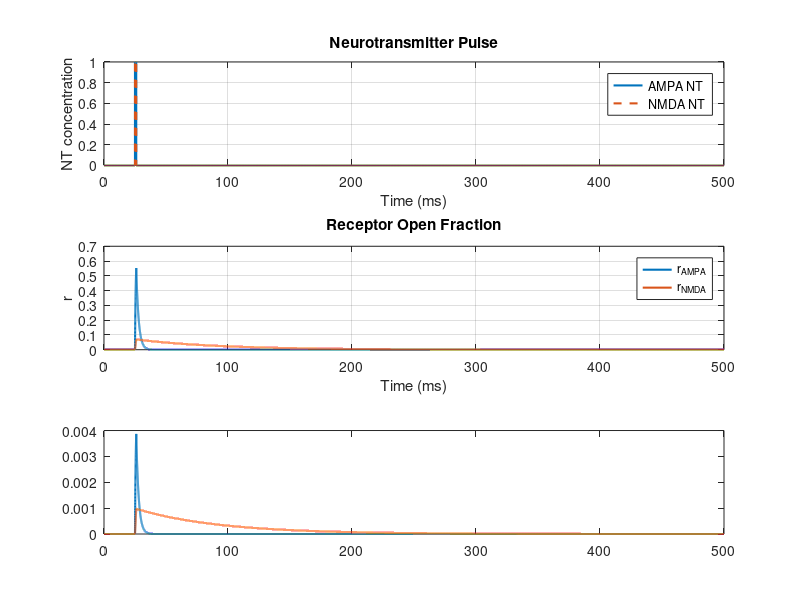

Here is the MATLAB script that generated this plot: (Note: this script raises an error after producing the figure.)
%% AMPA vs NMDA EPSC — Overlaid Comparison
% Runs both the AMPA and NMDA synapse models on a shared time base and
% overlays their comparable traces (neurotransmitter pulse, receptor open
% fraction, and EPSC) on the same axes so they can be compared visually.
% The NMDA current here is computed WITHOUT the magnesium block.
clear; clc

%% Distinct colors so AMPA and NMDA are easy to tell apart in every panel
col_AMPA = [0.00 0.45 0.74];   % blue
col_NMDA = [0.85 0.33 0.10];   % orange-red

%% Simulation setup (shared by both models)
N_num = 1;
tspan = 500; % ms
dt = 0.01; % time step for Euler method
loop = ceil(tspan/dt); % number of Euler iterations
time = (0:loop-1).*dt; % time vector in ms

%% Postsynaptic voltage used to calculate current
v_post = -70; % mV (shared)

%% AMPA constants
Cmax_AMPA = 1;      % max neurotransmitter concentration
Cdur_AMPA = 1;      % neurotransmitter pulse duration, ms
alpha_AMPA = 1.1;   % forward binding rate
beta_AMPA = 0.5;    % backward unbinding rate
E_AMPA = 0;         % reversal potential, mV
g_AMPA = 0.0001;    % maximum conductance

%% NMDA constants
Cmax_NMDA = 1;      % max neurotransmitter concentration
Cdur_NMDA = 1;      % neurotransmitter pulse duration, ms
alpha_NMDA = 0.072; % forward binding rate
beta_NMDA = 0.015;  % backward unbinding rate
E_NMDA = 0;         % reversal potential, mV
g_NMDA = 0.0002;    % maximum conductance

%% Neurotransmitter pulses (identical timing for both)
nt_AMPA = zeros(N_num, loop);
nt_NMDA = zeros(N_num, loop);

AMPA_start = round(25/dt);
AMPA_stop = AMPA_start + round(Cdur_AMPA/dt);
nt_AMPA(:, AMPA_start:AMPA_stop) = Cmax_AMPA;

NMDA_start = round(25/dt);
NMDA_stop = NMDA_start + round(Cdur_NMDA/dt);
nt_NMDA(:, NMDA_start:NMDA_stop) = Cmax_NMDA;

%% Receptor / current arrays
r_AMPA = zeros(N_num, loop);
I_AMPA = zeros(N_num, loop);

r_NMDA = zeros(N_num, loop);
I_NMDA = zeros(N_num, loop);

%% Euler method (both models integrated together)
for i = 1:loop-1

    % AMPA receptor open fraction
    dAMPA_rdt(:,i) = ...
        alpha_AMPA .* nt_AMPA(:,i) .* (1 - r_AMPA(:,i)) ...
        - beta_AMPA .* r_AMPA(:,i);
    r_AMPA(:,i+1) = r_AMPA(:,i) + dt .* dAMPA_rdt(:,i);

    % AMPA current
    I_AMPA(:,i) = g_AMPA .* r_AMPA(:,i) .* (E_AMPA - v_post);

    % NMDA receptor open fraction
    dNMDA_rdt(:,i) = ...
        alpha_NMDA .* nt_NMDA(:,i) .* (1 - r_NMDA(:,i)) ...
        - beta_NMDA .* r_NMDA(:,i);
    r_NMDA(:,i+1) = r_NMDA(:,i) + dt .* dNMDA_rdt(:,i);

    % NMDA current (magnesium block removed: B = 1)
    I_NMDA(:,i) = ...
        g_NMDA .* r_NMDA(:,i) .* (E_NMDA - v_post);

end

% Fill final current value for plotting (no magnesium block).
I_NMDA(:,end) = ...
    g_NMDA .* r_NMDA(:,end) .* (E_NMDA - v_post);

%% Plot: AMPA and NMDA overlaid on shared axes
figure
set(gcf, 'Name', 'AMPA vs NMDA EPSC (Overlay)', 'Color', 'w');

% Panel 1: Neurotransmitter pulse
subplot(3,1,1)
plot(time, nt_AMPA, 'Color', col_AMPA, 'LineWidth', 1.5, 'DisplayName', 'AMPA NT')
hold on
plot(time, nt_NMDA, '--', 'Color', col_NMDA, 'LineWidth', 1.5, 'DisplayName', 'NMDA NT')
title('Neurotransmitter Pulse')
xlabel('Time (ms)')
ylabel('NT concentration')
legend('show')
grid on

% Panel 2: Receptor open fraction
subplot(3,1,2)
plot(time, r_AMPA, 'Color', col_AMPA, 'LineWidth', 1.5, 'DisplayName', 'r_{AMPA}')
hold on
plot(time, r_NMDA, 'Color', col_NMDA, 'LineWidth', 1.5, 'DisplayName', 'r_{NMDA}')
title('Receptor Open Fraction')
xlabel('Time (ms)')
ylabel('r')
legend('show')
grid on

% Panel 3: EPSC current (NMDA without magnesium block)
subplot(3,1,3)
plot(time, I_AMPA, 'Color', col_AMPA, 'LineWidth', 1.5, 'DisplayName', 'I_{AMPA}')
hold on
plot(time, I_NMDA, 'Color', col_NMDA, 'LineWidth', 1.5, 'DisplayName', 'I_{NMDA} (no Mg block)')
yline(0,'k:', 'HandleVisibility', 'off')
title('EPSC (AMPA vs NMDA, no Mg block)')
xlabel('Time (ms)')
ylabel('Current')
legend('show')
grid on
